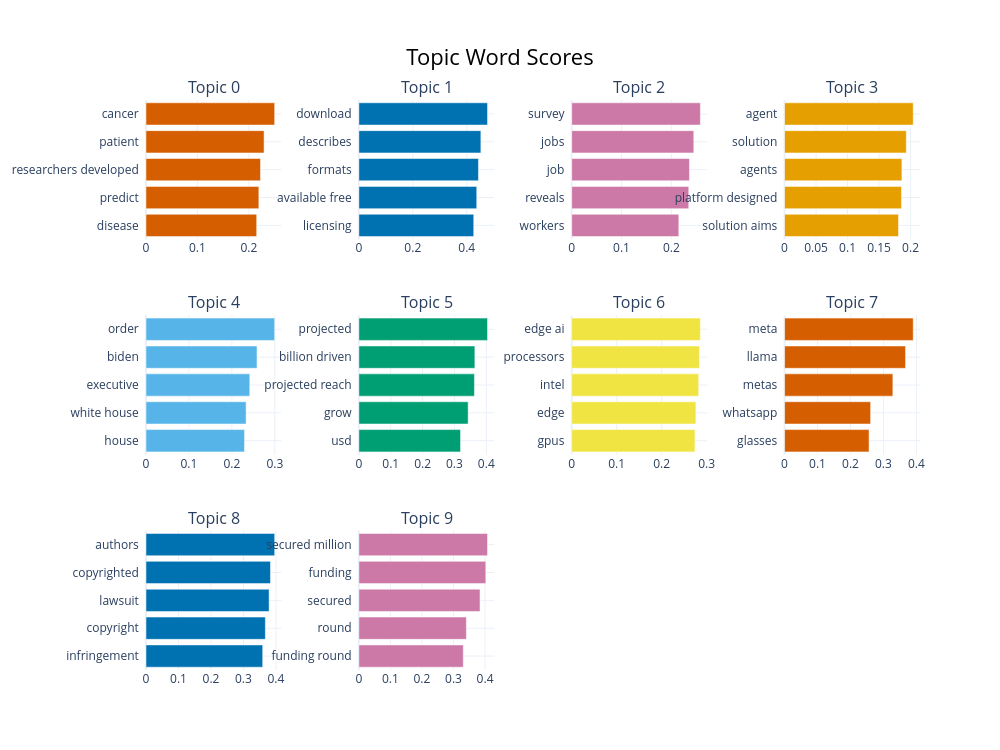

Write notebook code for a chart like this one.
### Code cell
top_n = min(10, topic_info[topic_info["Topic"] != -1].shape[0])
fig = topic_model.visualize_barchart(top_n_topics=top_n)
fig.show()

### Figure 1 — Plotly figure (JSON) as saved in the notebook; plotly's stock layout.template omitted (floating-point values rounded to 4 significant figures)
{"data": [{"marker": {"color": "#D55E00"}, "orientation": "h", "type": "bar", "x": [0.2153, 0.2195, 0.2227, 0.2297, 0.2503], "xaxis": "x", "y": ["disease  ", "predict  ", "researchers developed  ", "patient  ", "cancer  "], "yaxis": "y"}, {"marker": {"color": "#0072B2"}, "orientation": "h", "type": "bar", "x": [0.4258, 0.4369, 0.4433, 0.4522, 0.4769], "xaxis": "x2", "y": ["licensing  ", "available free  ", "formats  ", "describes  ", "download  "], "yaxis": "y2"}, {"marker": {"color": "#CC79A7"}, "orientation": "h", "type": "bar", "x": [0.215, 0.2349, 0.2364, 0.2451, 0.2583], "xaxis": "x3", "y": ["workers  ", "reveals  ", "job  ", "jobs  ", "survey  "], "yaxis": "y3"}, {"marker": {"color": "#E69F00"}, "orientation": "h", "type": "bar", "x": [0.1809, 0.1856, 0.1863, 0.1932, 0.2042], "xaxis": "x4", "y": ["solution aims  ", "platform designed  ", "agents  ", "solution  ", "agent  "], "yaxis": "y4"}, {"marker": {"color": "#56B4E9"}, "orientation": "h", "type": "bar", "x": [0.2293, 0.2331, 0.2416, 0.2585, 0.2996], "xaxis": "x5", "y": ["house  ", "white house  ", "executive  ", "biden  ", "order  "], "yaxis": "y5"}, {"marker": {"color": "#009E73"}, "orientation": "h", "type": "bar", "x": [0.3191, 0.343, 0.3627, 0.3641, 0.4038], "xaxis": "x6", "y": ["usd  ", "grow  ", "projected reach  ", "billion driven  ", "projected  "], "yaxis": "y6"}, {"marker": {"color": "#F0E442"}, "orientation": "h", "type": "bar", "x": [0.2741, 0.2761, 0.2824, 0.2839, 0.2861], "xaxis": "x7", "y": ["gpus  ", "edge  ", "intel  ", "processors  ", "edge ai  "], "yaxis": "y7"}, {"marker": {"color": "#D55E00"}, "orientation": "h", "type": "bar", "x": [0.2564, 0.2611, 0.3286, 0.3671, 0.3904], "xaxis": "x8", "y": ["glasses  ", "whatsapp  ", "metas  ", "llama  ", "meta  "], "yaxis": "y8"}, {"marker": {"color": "#0072B2"}, "orientation": "h", "type": "bar", "x": [0.3592, 0.3674, 0.379, 0.3831, 0.3961], "xaxis": "x9", "y": ["infringement  ", "copyright  ", "lawsuit  ", "copyrighted  ", "authors  "], "yaxis": "y9"}, {"marker": {"color": "#CC79A7"}, "orientation": "h", "type": "bar", "x": [0.331, 0.3408, 0.384, 0.4024, 0.4078], "xaxis": "x10", "y": ["funding round  ", "round  ", "secured  ", "funding  ", "secured million  "], "yaxis": "y10"}], "layout": {"annotations": [{"font": {"size": 16}, "showarrow": false, "text": "Topic 0", "x": 0.0875, "xanchor": "center", "xref": "paper", "y": 1, "yanchor": "bottom", "yref": "paper"}, {"font": {"size": 16}, "showarrow": false, "text": "Topic 1", "x": 0.3625, "xanchor": "center", "xref": "paper", "y": 1, "yanchor": "bottom", "yref": "paper"}, {"font": {"size": 16}, "showarrow": false, "text": "Topic 2", "x": 0.6375, "xanchor": "center", "xref": "paper", "y": 1, "yanchor": "bottom", "yref": "paper"}, {"font": {"size": 16}, "showarrow": false, "text": "Topic 3", "x": 0.9125, "xanchor": "center", "xref": "paper", "y": 1, "yanchor": "bottom", "yref": "paper"}, {"font": {"size": 16}, "showarrow": false, "text": "Topic 4", "x": 0.0875, "xanchor": "center", "xref": "paper", "y": 0.6222, "yanchor": "bottom", "yref": "paper"}, {"font": {"size": 16}, "showarrow": false, "text": "Topic 5", "x": 0.3625, "xanchor": "center", "xref": "paper", "y": 0.6222, "yanchor": "bottom", "yref": "paper"}, {"font": {"size": 16}, "showarrow": false, "text": "Topic 6", "x": 0.6375, "xanchor": "center", "xref": "paper", "y": 0.6222, "yanchor": "bottom", "yref": "paper"}, {"font": {"size": 16}, "showarrow": false, "text": "Topic 7", "x": 0.9125, "xanchor": "center", "xref": "paper", "y": 0.6222, "yanchor": "bottom", "yref": "paper"}, {"font": {"size": 16}, "showarrow": false, "text": "Topic 8", "x": 0.0875, "xanchor": "center", "xref": "paper", "y": 0.2444, "yanchor": "bottom", "yref": "paper"}, {"font": {"size": 16}, "showarrow": false, "text": "Topic 9", "x": 0.3625, "xanchor": "center", "xref": "paper", "y": 0.2444, "yanchor": "bottom", "yref": "paper"}], "height": 750, "hoverlabel": {"bgcolor": "white", "font": {"family": "Rockwell", "size": 16}}, "showlegend": false, "title": {"font": {"color": "Black", "size": 22}, "text": "Topic Word Scores", "x": 0.5, "xanchor": "center", "yanchor": "top"}, "width": 1000, "xaxis": {"anchor": "y", "domain": [0, 0.175], "showgrid": true}, "xaxis10": {"anchor": "y10", "domain": [0.275, 0.45], "showgrid": true}, "xaxis11": {"anchor": "y11", "domain": [0.55, 0.725], "showgrid": true}, "xaxis12": {"anchor": "y12", "domain": [0.825, 1], "showgrid": true}, "xaxis2": {"anchor": "y2", "domain": [0.275, 0.45], "showgrid": true}, "xaxis3": {"anchor": "y3", "domain": [0.55, 0.725], "showgrid": true}, "xaxis4": {"anchor": "y4", "domain": [0.825, 1], "showgrid": true}, "xaxis5": {"anchor": "y5", "domain": [0, 0.175], "showgrid": true}, "xaxis6": {"anchor": "y6", "domain": [0.275, 0.45], "showgrid": true}, "xaxis7": {"anchor": "y7", "domain": [0.55, 0.725], "showgrid": true}, "xaxis8": {"anchor": "y8", "domain": [0.825, 1], "showgrid": true}, "xaxis9": {"anchor": "y9", "domain": [0, 0.175], "showgrid": true}, "yaxis": {"anchor": "x", "domain": [0.7556, 1], "showgrid": true}, "yaxis10": {"anchor": "x10", "domain": [0, 0.2444], "showgrid": true}, "yaxis11": {"anchor": "x11", "domain": [0, 0.2444], "showgrid": true}, "yaxis12": {"anchor": "x12", "domain": [0, 0.2444], "showgrid": true}, "yaxis2": {"anchor": "x2", "domain": [0.7556, 1], "showgrid": true}, "yaxis3": {"anchor": "x3", "domain": [0.7556, 1], "showgrid": true}, "yaxis4": {"anchor": "x4", "domain": [0.7556, 1], "showgrid": true}, "yaxis5": {"anchor": "x5", "domain": [0.3778, 0.6222], "showgrid": true}, "yaxis6": {"anchor": "x6", "domain": [0.3778, 0.6222], "showgrid": true}, "yaxis7": {"anchor": "x7", "domain": [0.3778, 0.6222], "showgrid": true}, "yaxis8": {"anchor": "x8", "domain": [0.3778, 0.6222], "showgrid": true}, "yaxis9": {"anchor": "x9", "domain": [0, 0.2444], "showgrid": true}}}
